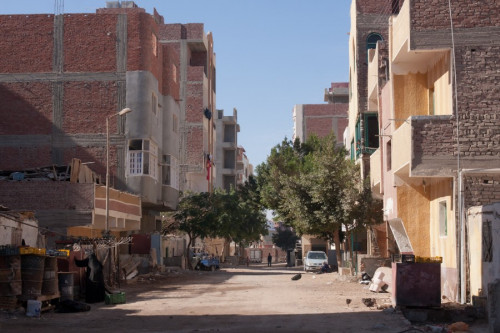
#> input picture lab1/assets/city.jpg, 500 x 333 px
$ jupyter execute lab1.ipynb   (shell and % lines are left out)
#> lines starting #> are read from the running program, lines starting #| are printed output that depends on the picture
[cell 1]
import numpy as np

import cv2
import matplotlib.pyplot as plt

from datetime import datetime as time

[cell 2]
img = cv2.imread("assets/city.jpg", cv2.IMREAD_UNCHANGED)[..., ::-1]

[cell 3]
kernel_size = 5

t1 = time.now()
filtered_opencv = cv2.medianBlur(img, kernel_size)
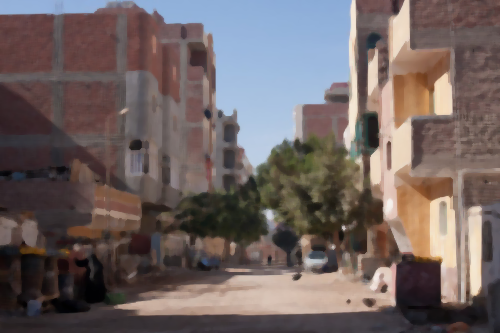
#> filtered_opencv: shape (333, 500, 3); mean R, G, B 111.3, 99.3, 98
time_ms_opencv = (time.now()-t1).microseconds/1000
filtered_opencv.shape
#> Out = (333, 500, 3)

### Простая имплементация через циклы

[cell 4]
def median_filter_naive(img, kernel_size):
    t1 = time.now()
    assert kernel_size % 2 != 0, "Kernel size should be odd"

    H, W, C_in = img.shape
    pad = (kernel_size - 1) // 2
    padded_img = np.pad(img, ((pad, pad), (pad, pad), (0, 0)), mode="edge")
    out = np.zeros_like(img)
    for c in range(C_in):
        for i in range(H):
            for j in range(W):
                window = padded_img[i:i+kernel_size, j:j+kernel_size, c]
                out[i, j, c] = np.median(window.flatten())
    t2 = time.now()
    return out.astype(np.uint8), (t2-t1).microseconds/1000

[cell 5]
filtered_naive, time_ms_naive = median_filter_naive(img, kernel_size)
#> in median_filter_naive, `padded_img = np.pad(img, ((pad, pad), (pad, pad), (0, 0)), mode="edge")`:
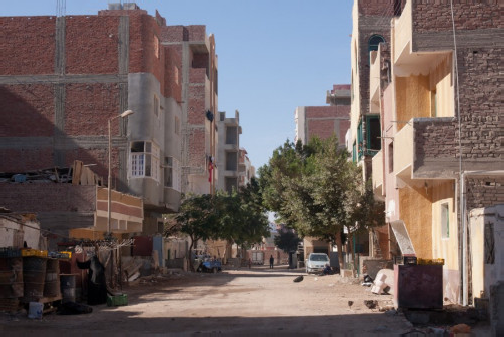
#> padded_img: shape (337, 504, 3); mean R, G, B 111.2, 99.4, 98.3
#> time_ms_naive = 473.2
filtered_naive.shape, time_ms_naive
#> Out = ((333, 500, 3), 473.2)

[cell 6]
np.testing.assert_almost_equal(filtered_opencv, filtered_naive)

### Имплементация через im2col

[cell 7]
def im2col_3d(im, kernel_size):
    H, W, C_in = im.shape
    im = np.transpose(im, (2, 0, 1))
    HH = H - kernel_size + 1
    WW = W - kernel_size + 1

    rows = np.empty(shape=(kernel_size*kernel_size, C_in*HH*WW))

    for c in range(C_in):
        for hh in range(HH):
            for ww in range(WW):
                window = im[c, hh:hh+kernel_size, ww:ww+kernel_size]
                rows[:, (c*HH + hh)*WW + ww] = window.flatten()
    return rows.astype(np.uint8)

[cell 8]
def median_filter_im2col(img, kernel_size):
    t1 = time.now()
    assert kernel_size % 2 != 0, "Kernel size should be odd"

    H, W, C_in = img.shape
    pad = (kernel_size - 1) // 2
    padded_img = np.pad(img, ((pad, pad), (pad, pad), (0, 0)), mode="edge")

    rows = im2col_3d(padded_img, kernel_size)
    median_rows = np.median(rows, axis=0)
    median_img = median_rows.reshape((C_in, H, W)).transpose((1, 2, 0))
    t2 = time.now()
    return median_img.astype(np.uint8), (t2-t1).microseconds/1000

[cell 9]
filtered_im2col, time_ms_im2col = median_filter_im2col(img, kernel_size)
#> in median_filter_im2col, `median_img = median_rows.reshape((C_in, H, W)).transpose((1, 2, 0))`:
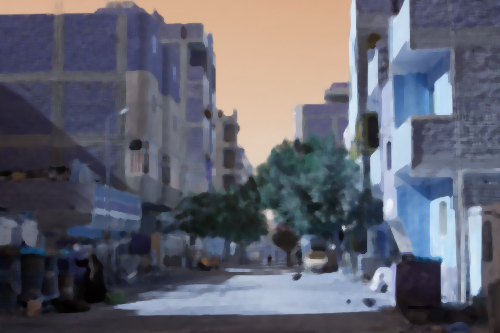
#> median_img: shape (333, 500, 3) float64; mean of channels 0, 1, 2 111.3, 99.3, 98; drawn as B, G, R
#> time_ms_im2col = 75.11
time_ms_im2col
#> Out = 75.11

### Сравнение

[cell 10]
np.testing.assert_almost_equal(filtered_opencv, filtered_im2col)

[cell 11]
np.testing.assert_almost_equal(filtered_opencv, filtered_naive)

[cell 12]
fig, axes = plt.subplots(1, 3, figsize=(12, 10))
axes[0].imshow(filtered_naive)
axes[0].set_title(f"Циклы: {time_ms_naive:.3f} ms")
axes[0].axis("off")

axes[1].imshow(filtered_im2col)
axes[1].set_title(f"Im2Col: {time_ms_im2col:.3f} ms")
axes[1].axis("off")


axes[2].imshow(filtered_opencv)
axes[2].set_title(f"OpenCV: {time_ms_opencv:.3f} ms")
axes[2].axis("off")

# plt.savefig(f"assets/comparison.png", bbox_inches="tight")
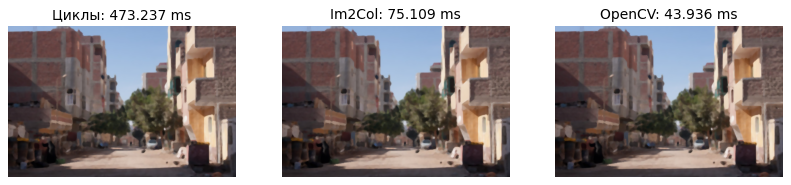
#> figure drawn by matplotlib, 3 panels
